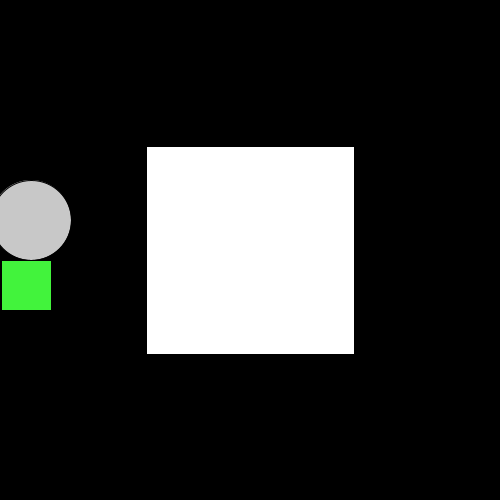
Frame 1 (no input)
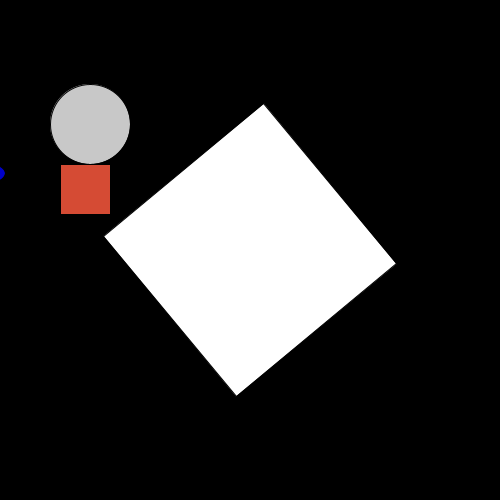
Frame 60 (the mouse pressed at the canvas centre just before this capture)
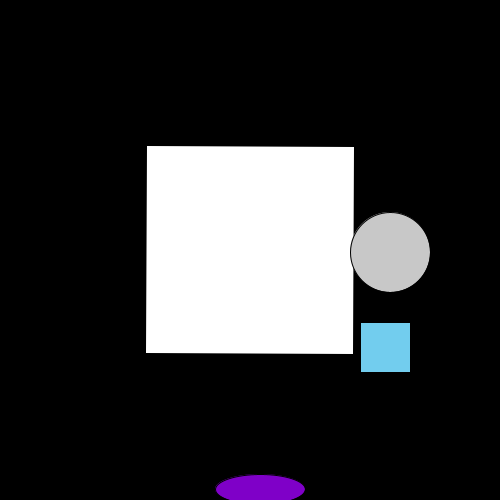
Frame 120 (the mouse held since frame 60 and released just before this capture)

The Processing sketch that drew these frames (run headless with seeded random() and noise(); from frame 60 on, the mouse is pressed at the canvas centre):

// Processing sketch: movepong
// ── movepong.pde
int x=0;
int y=250;

int xspeed = 1;
int yspeed = 1;

void setup() {

  size(500, 500);
}

void draw() {

  // fondo color negro
  background(0);


  pushMatrix();
  translate(width/2, height/2);
  rotate(x);
  fill(255);
  rect(-104, -104, 208, 208);
  popMatrix();


  // mapear ubicación de mouseX a 1, 10 para velocidad de x
  xspeed = (int) map(mouseX, 0, width, 1, 10) * Integer.signum(xspeed);

  // asignar velocidad aleatoria a eje y
  yspeed = (int) random(1, 15) *Integer.signum(yspeed);


  //xspeed = 2;
  println(xspeed);

  x = x + xspeed;
  y = y + yspeed;
  fill(random(0, 256), random(0, 256), random(0, 256));
  square(x, y, 50);

  //hacer circulo gris
  fill(200);
  // mapear la altura del mouseY a la diferencia entre el
  // circulo y el cuadrado
  int diffY = (int) map(mouseY, 0, height, 40, 100);
  int circlex = x + 30;
  int circley = y - diffY;
  circle(circlex, circley, 80);


  // hacer una diferencia de 100 entre posicion x y ellipse x
  int ellipsex = -100 + x;
  //mapear el sin(x) a la altura del canvas

  int ellipsey = (int) map(sin(x), -1, 1, 0, height);

  // mapear mouseY a 0, 255 para el color rojo del elipse
  int ellipsered = (int) map(mouseY, 0, height, 0, 255);
  fill(ellipsered, 0, 200);
  ellipse(ellipsex, ellipsey, 90, 30);

  if (y + 50 >= height) {
    yspeed = yspeed * -1;
  }
  if ((x + 50) >= width) {
    println("aaaaa");
    xspeed = xspeed * -1;
  }

  if (x <= 0) {
    xspeed = xspeed * -1;
  }

  if (y <= 0) {
    yspeed = yspeed * -1;
  }
}

void keyPressed() {
  if (key==' ') {
    x = 0;
    y = 250;
  }
  if (key=='s') {
    save("movepong.png");
  }
}
